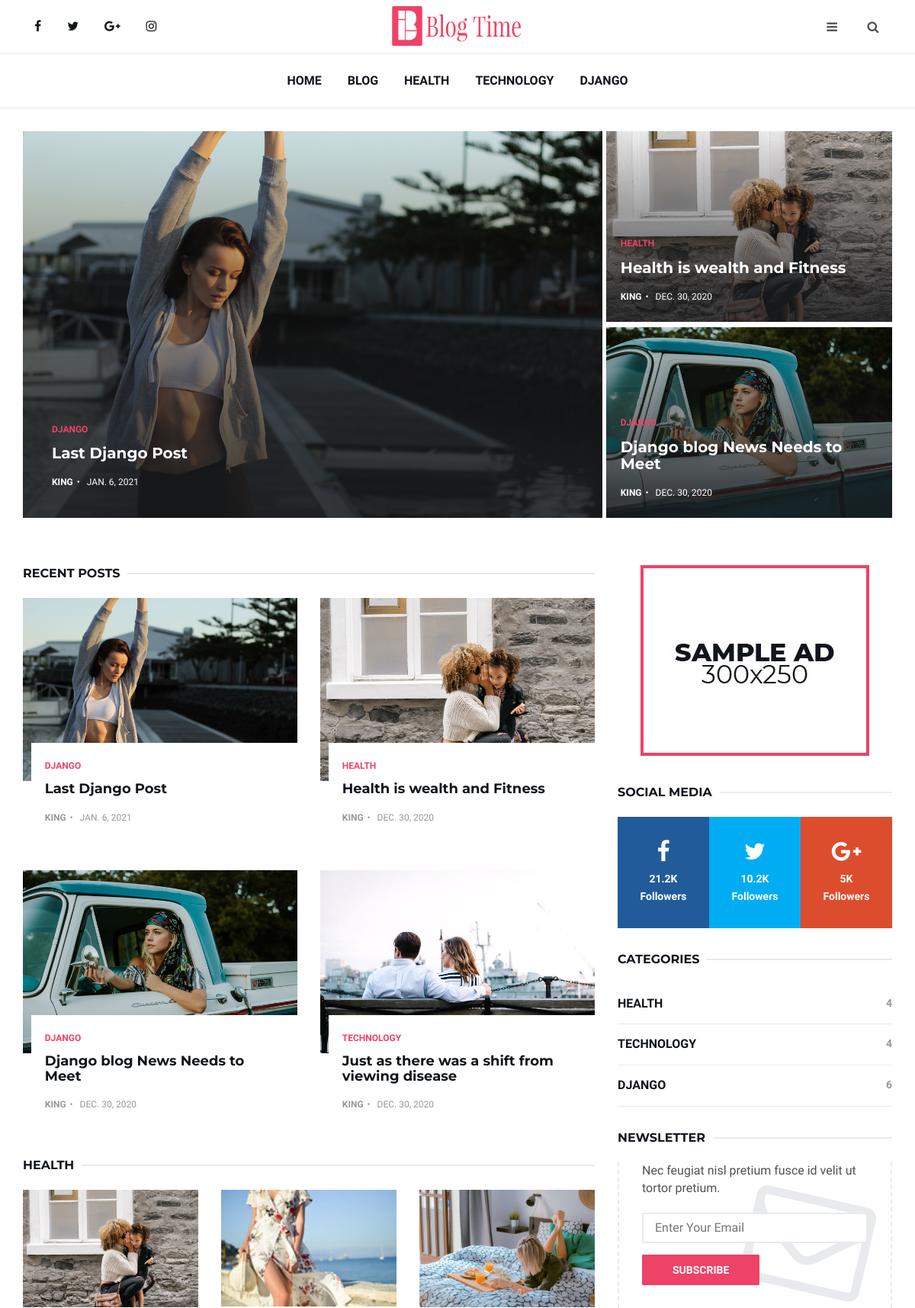
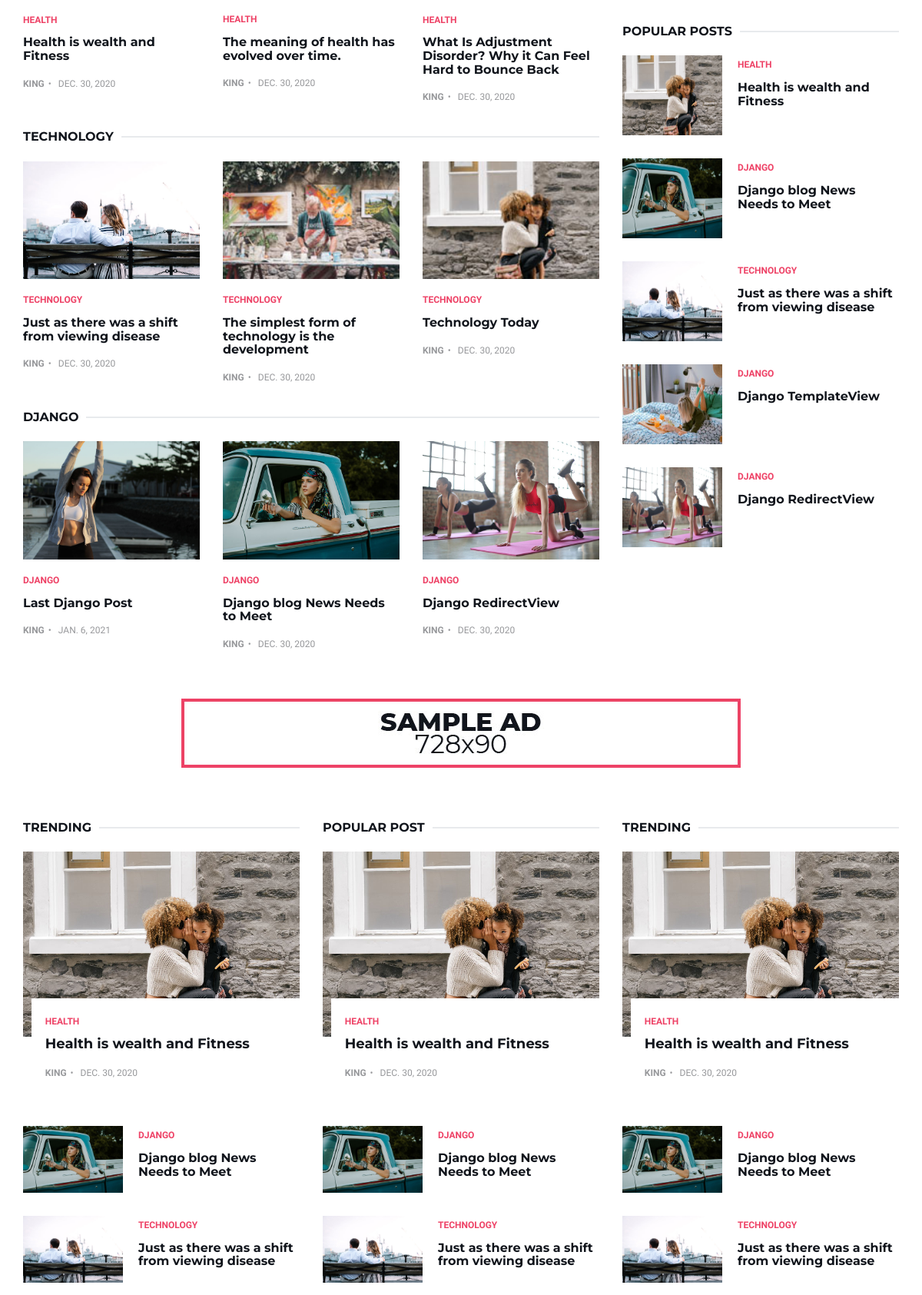
The page / (upper part) on the database its author committed (2 pictures, top to bottom).
### blog/models.py (models this page shows, shortened)
class Category(models.Model):
    name=models.CharField(max_length=250)
    class Meta:
        verbose_name_plural = "Categories"
    def __str__(self):
        return self.name

class Post(models.Model):
    STATUS_CHOICES =(('draft','Draft'),('published','Published'),)
    title=models.CharField(max_length=100)
    slug=models.SlugField(max_length=250,unique_for_date='publish')
    category=models.ForeignKey(Category,on_delete=models.CASCADE,null=True, blank=True)
    overview =models.TextField()
    content =RichTextUploadingField(null=True, blank=True)
    publish=models.DateTimeField(default=timezone.now)
    created=models.DateTimeField(auto_now_add=True)
    updates=models.DateTimeField(auto_now_add=True)
    status=models.CharField(max_length=10,choices=STATUS_CHOICES, default='draft')
    thumbnail = models.ImageField(upload_to='static/upload/img', default='None')
    read =models.IntegerField(default=10)
    author  =models.ForeignKey(User,on_delete=models.CASCADE)
    objects=models.Manager()
    published=PublishedManager()
    tags=TaggableManager()
    previous_post = models.ForeignKey(
        'self', related_name='previous', on_delete=models.SET_NULL, blank=True, null=True)
    next_post = models.ForeignKey(
        'self', related_name='next', on_delete=models.SET_NULL, blank=True, null=True)
    class Meta:
        ordering=('-publish',)

### blog/views.py (the view)
# urls.py: path('', IndexView.as_view(),name='index'),
class IndexView(ListView):
    model = Post
    template_name = 'index.html'
    ordering = ['-publish']
    def get_context_data(self, *args, **kwargs):
        posts=Post.published.all()
        week_ago = datetime.date.today() - datetime.timedelta(days=7)
        cate_menu = Category.objects.all()
        context = super(IndexView, self).get_context_data(*args, **kwargs)
        context['cate_menu'] = cate_menu
        context['health'] = Post.published.filter(category=cate_menu[0])
        context['techs'] = Post.published.filter(category=cate_menu[1])
        context['django'] = Post.published.filter(category=cate_menu[2])
        context['trends'] = Post.published.filter(
            publish__gte=week_ago).order_by('-read')
        context['pop_post'] = Post.published.order_by('-read')[:5]
        context['category_count'] = Category.objects.all().annotate(posts_count=Count('post'))
        context['tags'] = Tag.objects.all()
        context['posts'] = posts
        return context

### blog/models.py (called while the page is built)
    def get_queryset(self):
        return super(PublishedManager,self).get_queryset().filter(status='published')

### templates/index.html (shortened to what this page needs)
{%extends 'base.html'%}
{% load static %}
    {% block contact%}
	<div class="section">
		<div class="container">
			<div id="hot-post" class="row hot-post">
				<div class="col-md-8 hot-post-left">
					{% for post in  posts|slice:":1" %}
					<div class="post post-thumb">
						<a class="post-img" href="{% url 'article' post.slug %}"><img src="{{post.thumbnail.url}}" alt=""></a>
						<div class="post-body">
							<div class="post-category">
								<a href="{%url 'index_by_cate' post.category.pk %}">{{post.category}}</a>
							</div>
							<h3 class="post-title title-lg"><a href="{% url 'article' post.slug %}">{{post.title}}</a></h3>
							<ul class="post-meta">
								<li><a href="#">{{post.author.username}}</a></li>
								<li>{{post.publish.date}} </li>
							</ul>
						</div>
					</div>
					{% endfor%}
				</div>
				<div class="col-md-4 hot-post-right">
					{% for post in  posts|slice:"1:3" %}
					<div class="post post-thumb">
						<a class="post-img" href="{% url 'article' post.slug %}"><img src="{{post.thumbnail.url}}" alt=""></a>
						<div class="post-body">
							<div class="post-category">
								<a href="{%url 'index_by_cate' post.category.pk %}">{{post.category}}</a>
							</div>
							<h3 class="post-title title-lg"><a href="{% url 'article' post.slug %}">{{post.title}}</a></h3>
							<ul class="post-meta">
								<li><a href="#">{{post.author.username}}</a></li>
								<li>{{post.publish.date}} </li>
							</ul>
						</div>
					</div>
					{% endfor%}
				</div>
			</div>
		</div>
	</div>
	<div class="section">
		<div class="container">
			<div class="row">
				<div class="col-md-8">
					<div class="row">
						<div class="col-md-12">
							<div class="section-title">
								<h2 class="title">Recent posts</h2>
							</div>
						</div>
						{%for post in posts|slice:":4"%}
						<div class="col-md-6">
							<div class="post">
								<a class="post-img" href="{% url 'article' post.slug %}"><img src="{{post.thumbnail.url}}" alt=""></a>
								<div class="post-body">
									<div class="post-category">
										<a href="{%url 'index_by_cate' post.category.pk %}">{{post.category}}</a>
									</div>
									<h3 class="post-title"><a href="{% url 'article' post.slug %}">{{post.title}}</a></h3>
									<ul class="post-meta">
										<li><a href="#">{{post.author.username}}</a></li>
										<li>{{post.publish.date}}</li>
									</ul>
								</div>
							</div>
						</div>
						{%endfor%}
						<div class="clearfix visible-md visible-lg"></div>
					</div>
					<div class="row">
						<div class="col-md-12">
							<div class="section-title">
								<h2 class="title">Health</h2>
							</div>
						</div>
						{% for post in health|slice:":3"%}
						<div class="col-md-4">
							<div class="post post-sm">
								<a class="post-img" href="{% url 'article' post.slug %}"><img src="{{post.thumbnail.url}}" alt=""></a>
								<div class="post-body">
									<div class="post-category">
										<a href="{%url 'index_by_cate' post.category.pk %}">{{post.category}}</a>
									</div>
									<h3 class="post-title title-sm"><a href="{% url 'article' post.slug %}">{{post.title}}</a></h3>
									<ul class="post-meta">
										<li><a href="#">{{post.author.username}}</a></li>
										<li>{{post.publish.date}}</li>
									</ul>
								</div>
							</div>
						</div>
						{% endfor %}
					</div>
					<div class="row">
						<div class="col-md-12">
							<div class="section-title">
								<h2 class="title">Technology</h2>
							</div>
						</div>
						{% for post in techs|slice:":3"%}
						<div class="col-md-4">
							<div class="post post-sm">
								<a class="post-img" href="{% url 'article' post.slug %}"><img src="{{post.thumbnail.url}}" alt=""></a>
								<div class="post-body">
									<div class="post-category">
										<a href="{%url 'index_by_cate' post.category.pk %}">{{post.category}}</a>
									</div>
									<h3 class="post-title title-sm"><a href="{% url 'article' post.slug %}">{{post.title}}</a></h3>
									<ul class="post-meta">
										<li><a href="#">{{post.author.username}}</a></li>
										<li>{{post.publish.date}}</li>
									</ul>
								</div>
							</div>
						</div>
						{% endfor %}
					</div>
					<div class="row">
						<div class="col-md-12">
							<div class="section-title">
								<h2 class="title">Django</h2>
							</div>
						</div>
							{% for post in django|slice:":3"%}
							<div class="col-md-4">
								<div class="post post-sm">
									<a class="post-img" href="{% url 'article' post.slug %}"><img src="{{post.thumbnail.url}}" alt=""></a>
									<div class="post-body">
										<div class="post-category">
											<a href="{%url 'index_by_cate' post.category.pk %}">{{post.category}}</a>
										</div>
										<h3 class="post-title title-sm"><a href="{% url 'article' post.slug %}">{{post.title}}</a></h3>
										<ul class="post-meta">
											<li><a href="#">{{post.author.username}}</a></li>
											<li>{{post.publish.date}}</li>
										</ul>
									</div>
								</div>
							</div>
							{% endfor %}
					</div>
				</div>
				<div class="col-md-4">
					<div class="aside-widget text-center">
						<a href="#" style="display: inline-block;margin: auto;">
							<img class="img-responsive" src="{%static ''%}img/ad-3.jpg" alt="">
						</a>
					</div>
					<div class="aside-widget">
						<div class="section-title">
							<h2 class="title">Social Media</h2>
						</div>
						<div class="social-widget">
							<ul>
								<li>
									<a href="#" class="social-facebook">
										<i class="fa fa-facebook"></i>
										<span>21.2K<br>Followers</span>
									</a>
								</li>
								<li>
									<a href="#" class="social-twitter">
										<i class="fa fa-twitter"></i>
										<span>10.2K<br>Followers</span>
									</a>
								</li>
								<li>
									<a href="#" class="social-google-plus">
										<i class="fa fa-google-plus"></i>
										<span>5K<br>Followers</span>
									</a>
								</li>
							</ul>
						</div>
					</div>
					<div class="aside-widget">
						<div class="section-title">
							<h2 class="title">Categories</h2>
						</div>
						<div class="category-widget">
							<ul>
								{%for category in category_count %}
								<li><a href="{%url 'index_by_cate' category.pk %}">{{category.name}} <span>{{category.posts_count}}</span></a></li>
								{%endfor%}
							</ul>
						</div>
					</div>
					<div class="aside-widget">
						<div class="section-title">
							<h2 class="title">Newsletter</h2>
						</div>
						<div class="newsletter-widget">
							<form>
								<p>Nec feugiat nisl pretium fusce id velit ut tortor pretium.</p>
								<input class="input" name="newsletter" placeholder="Enter Your Email">
								<button class="primary-button">Subscribe</button>
							</form>
						</div>
					</div>
					<div class="aside-widget">
						<div class="section-title">
							<h2 class="title">Popular Posts</h2>
						</div>
						{%for post in pop_post|slice:":5"%}
						<div class="post post-widget">
							<a class="post-img" href="{% url 'article' post.slug %}"><img width="156px" height="104px" src="{{post.thumbnail.url}}" alt=""></a>
							<div class="post-body">
								<div class="post-category">
									<a href="{%url 'index_by_cate' post.category.pk %}">{{post.category}}</a>
								</div>
								<h3 class="post-title"><a href="{% url 'article' post.slug %}">{{post.title}}</a></h3>
							</div>
						</div>
						{%endfor%}
					</div>
				</div>
			</div>
		</div>
	</div>
	<div class="section">
		<div class="container">
			<div class="row">
				<div class="col-md-12 section-row text-center">
					<a href="#" style="display: inline-block;margin: auto;">
						<img class="img-responsive" src="{%static ''%}img/ad-2.jpg" alt="">
					</a>
				</div>
			</div>
		</div>
	</div>
	<div class="section">
		<div class="container">
			<div class="row">
				<div class="col-md-4">
					<div class="section-title">
						<h2 class="title">Trending</h2>
					</div>
					{%for post in trends|slice:":1"%}
					<div class="post">
						<a class="post-img" href="{% url 'article' post.slug %}"><img src="{{post.thumbnail.url}}" alt=""></a>
						<div class="post-body">
							<div class="post-category">
								<a href="{%url 'index_by_cate' post.category.pk %}">{{post.category}}</a>
							</div>
							<h3 class="post-title"><a href="{% url 'article' post.slug %}">{{post.title}}</a></h3>
							<ul class="post-meta">
								<li><a href="#">{{post.author.username}}</a></li>
								<li>{{post.publish.date}}</li>
							</ul>
						</div>
					</div>
					{%endfor%}
						{%for post in trends|slice:"1:4"%}
						<div class="post post-widget">
							<a class="post-img" href="{% url 'article' post.slug %}"><img src="{{post.thumbnail.url}}" alt=""></a>
							<div class="post-body">
								<div class="post-category">
									<a href="{%url 'index_by_cate' post.category.pk %}">{{post.category}}</a>
								</div>
								<h3 class="post-title"><a href="{% url 'article' post.slug %}">{{post.title}}</a></h3>
							</div>
						</div>
						{%endfor%}
				</div>
				<div class="col-md-4">
					<div class="section-title">
						<h2 class="title">Popular Post</h2>
					</div>
					{%for post in pop_post|slice:":1"%}
					<div class="post">
						<a class="post-img" href="{% url 'article' post.slug %}"><img src="{{post.thumbnail.url}}" alt=""></a>
						<div class="post-body">
							<div class="post-category">
								<a href="{%url 'index_by_cate' post.category.pk %}">{{post.category}}</a>
							</div>
							<h3 class="post-title"><a href="{% url 'article' post.slug %}">{{post.title}}</a></h3>
							<ul class="post-meta">
								<li><a href="#">{{post.author.username}}</a></li>
								<li>{{post.publish.date}}</li>
							</ul>
						</div>
					</div>
					{%endfor%}
						{%for post in pop_post|slice:"1:4"%}
						<div class="post post-widget">
							<a class="post-img" href="{% url 'article' post.slug %}"><img src="{{post.thumbnail.url}}" alt=""></a>
							<div class="post-body">
								<div class="post-category">
									<a href="{%url 'index_by_cate' post.category.pk %}">{{post.category}}</a>
								</div>
								<h3 class="post-title"><a href="{% url 'article' post.slug %}">{{post.title}}</a></h3>
							</div>
						</div>
						{%endfor%}
				</div>
				<div class="col-md-4">
					<div class="section-title">
						<h2 class="title">Trending</h2>
					</div>
					{%for post in trends|slice:":1"%}
					<div class="post">
						<a class="post-img" href="{% url 'article' post.slug %}"><img src="{{post.thumbnail.url}}" alt=""></a>
						<div class="post-body">
							<div class="post-category">
								<a href="{%url 'index_by_cate' post.category.pk %}">{{post.category}}</a>
							</div>
							<h3 class="post-title"><a href="{% url 'article' post.slug %}">{{post.title}}</a></h3>
							<ul class="post-meta">
								<li><a href="#">{{post.author.username}}</a></li>
								<li>{{post.publish.date}}</li>
							</ul>
						</div>
					</div>
					{%endfor%}
						{%for post in trends|slice:"1:4"%}
						<div class="post post-widget">
							<a class="post-img" href="{% url 'article' post.slug %}"><img src="{{post.thumbnail.url}}" alt=""></a>
							<div class="post-body">
								<div class="post-category">
									<a href="{%url 'index_by_cate' post.category.pk %}">{{post.category}}</a>
								</div>
								<h3 class="post-title"><a href="{% url 'article' post.slug %}">{{post.title}}</a></h3>
							</div>
						</div>
						{%endfor%}
				</div>
			</div>
		</div>
	</div>
    {%endblock%}

### templates/base.html (shortened to what this page needs)
<!DOCTYPE html>
<html lang="en">
<head>
	  {% load static %}
	<link type="text/css" rel="stylesheet" href="{%static ''%}css/bootstrap.min.css" />
	<link rel="stylesheet" href="{%static ''%}css/font-awesome.min.css">
	<link  rel="stylesheet" type="text/css" href="{%static ''%}css/style.css" />
</head>
<body>
	<header id="header">
		<div id="nav">
			<div id="nav-top">
				<div class="container">
					<ul class="nav-social">
						<li><a href="#"><i class="fa fa-facebook"></i></a></li>
						<li><a href="#"><i class="fa fa-twitter"></i></a></li>
						<li><a href="#"><i class="fa fa-google-plus"></i></a></li>
						<li><a href="#"><i class="fa fa-instagram"></i></a></li>
					</ul>
					<div class="nav-logo">
						<a href="/" class="logo"><img src="{%static ''%}img/Blog_time.png" width="180px" height="65px" alt=""></a>
					</div>
					<div class="nav-btns">
						<button class="aside-btn"><i class="fa fa-bars"></i></button>
						<button class="search-btn"><i class="fa fa-search"></i></button>
					</div>
				</div>
			</div>
			<div id="nav-bottom">
				<div class="container">
					<ul class="nav-menu">
						<li><a href="/">Home</a></li>
						<li><a href="{%url 'blog_list'%}">Blog</a></li>
						{%for category in category_count%}
						<li><a href="{%url 'index_by_cate' category.pk %}">{{category.name}}</a></li>
						{%endfor%}
					</ul>
				</div>
			</div>
		</div>
	</header>
  {% block contact %}
  {% endblock %}
</body>
</html>

### rows shown on the page
Category: name "HEALTH", posts_count "4"
Category: name "TECHNOLOGY", posts_count "4"
Category: name "DJANGO", posts_count "6"
Post: thumbnail (picture), category "DJANGO", title "Last Django Post", author.username "KING", publish "JAN. 6, 2021"
Post: thumbnail (picture), category "HEALTH", title "Health is wealth and Fitness", author.username "KING", publish "DEC. 30, 2020"
Post: thumbnail (picture), category "DJANGO", title "Django blog News Needs to Meet", author.username "KING", publish "DEC. 30, 2020"
Post: thumbnail (picture), category "TECHNOLOGY", title "Just as there was a shift from viewing disease", author.username "KING", publish "DEC. 30, 2020"
Post: thumbnail (picture), category "HEALTH", title "The meaning of health has evolved over time.", author.username "KING", publish "DEC. 30, 2020"
Post: thumbnail (picture), category "HEALTH", title "What Is Adjustment Disorder? Why it Can Feel Hard to Bounce Back", author.username "KING", publish "DEC. 30, 2020"
Post: thumbnail (picture), category "TECHNOLOGY", title "The simplest form of technology is the development", author.username "KING", publish "DEC. 30, 2020"
Post: thumbnail (picture), category "TECHNOLOGY", title "Technology Today", author.username "KING", publish "DEC. 30, 2020"
Post: thumbnail (picture), category "DJANGO", title "Django RedirectView", author.username "KING", publish "DEC. 30, 2020"
Post: thumbnail (picture), category "DJANGO", title "Django TemplateView"
